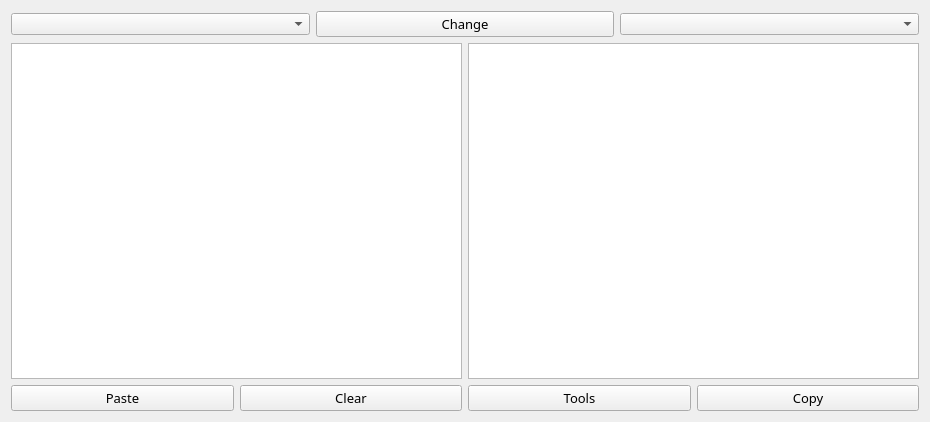
<?xml version="1.0" encoding="UTF-8"?>
<ui version="4.0">
 <class>MainForm</class>
 <widget class="QWidget" name="MainForm">
  <property name="geometry">
   <rect>
    <x>0</x>
    <y>0</y>
    <width>930</width>
    <height>422</height>
   </rect>
  </property>
  <property name="sizePolicy">
   <sizepolicy hsizetype="Preferred" vsizetype="Preferred">
    <horstretch>0</horstretch>
    <verstretch>20</verstretch>
   </sizepolicy>
  </property>
  <property name="windowTitle">
   <string>Language Translate</string>
  </property>
  <layout class="QGridLayout" name="gridLayout">
   <item row="0" column="0" colspan="4">
    <layout class="QHBoxLayout" name="horizontalLayout_3">
     <item>
      <widget class="QComboBox" name="CboSrcLaguage"/>
     </item>
     <item>
      <widget class="QPushButton" name="BtnChange">
       <property name="font">
        <font>
         <family>Century Gothic</family>
         <pointsize>10</pointsize>
        </font>
       </property>
       <property name="text">
        <string>Change</string>
       </property>
       <property name="icon">
        <iconset>
         <normaloff>Images/IMG-Transfer.png</normaloff>Images/IMG-Transfer.png</iconset>
       </property>
      </widget>
     </item>
     <item>
      <widget class="QComboBox" name="CboDestLanguage"/>
     </item>
    </layout>
   </item>
   <item row="1" column="0" colspan="2">
    <widget class="QTextEdit" name="textSrcLanguage">
     <property name="font">
      <font>
       <family>Calibri Light</family>
       <pointsize>14</pointsize>
      </font>
     </property>
    </widget>
   </item>
   <item row="1" column="2" colspan="2">
    <widget class="QTextEdit" name="textDestLanguage">
     <property name="font">
      <font>
       <family>Calibri Light</family>
       <pointsize>14</pointsize>
      </font>
     </property>
    </widget>
   </item>
   <item row="2" column="2" colspan="2">
    <layout class="QHBoxLayout" name="horizontalLayout_2">
     <item>
      <widget class="QPushButton" name="BtnTools">
       <property name="font">
        <font>
         <family>Century Gothic</family>
         <pointsize>10</pointsize>
        </font>
       </property>
       <property name="text">
        <string>Tools</string>
       </property>
       <property name="icon">
        <iconset>
         <normaloff>Images/IMG-Tools.png</normaloff>Images/IMG-Tools.png</iconset>
       </property>
      </widget>
     </item>
     <item>
      <widget class="QPushButton" name="BtnCopy">
       <property name="font">
        <font>
         <family>Century Gothic</family>
         <pointsize>10</pointsize>
        </font>
       </property>
       <property name="text">
        <string>Copy</string>
       </property>
       <property name="icon">
        <iconset>
         <normaloff>Images/IMG-Copy.png</normaloff>Images/IMG-Copy.png</iconset>
       </property>
      </widget>
     </item>
    </layout>
   </item>
   <item row="2" column="0" colspan="2">
    <layout class="QHBoxLayout" name="horizontalLayout">
     <property name="sizeConstraint">
      <enum>QLayout::SetDefaultConstraint</enum>
     </property>
     <item>
      <widget class="QPushButton" name="BtnPaste">
       <property name="font">
        <font>
         <family>Century Gothic</family>
         <pointsize>10</pointsize>
        </font>
       </property>
       <property name="text">
        <string>Paste</string>
       </property>
       <property name="icon">
        <iconset>
         <normaloff>Images/IMG-Paste.png</normaloff>Images/IMG-Paste.png</iconset>
       </property>
      </widget>
     </item>
     <item>
      <widget class="QPushButton" name="BtnClear">
       <property name="font">
        <font>
         <family>Century Gothic</family>
         <pointsize>10</pointsize>
        </font>
       </property>
       <property name="text">
        <string>Clear</string>
       </property>
       <property name="icon">
        <iconset>
         <normaloff>Images/IMG-Clear.png</normaloff>Images/IMG-Clear.png</iconset>
       </property>
      </widget>
     </item>
    </layout>
   </item>
  </layout>
 </widget>
 <resources/>
 <connections/>
</ui>
